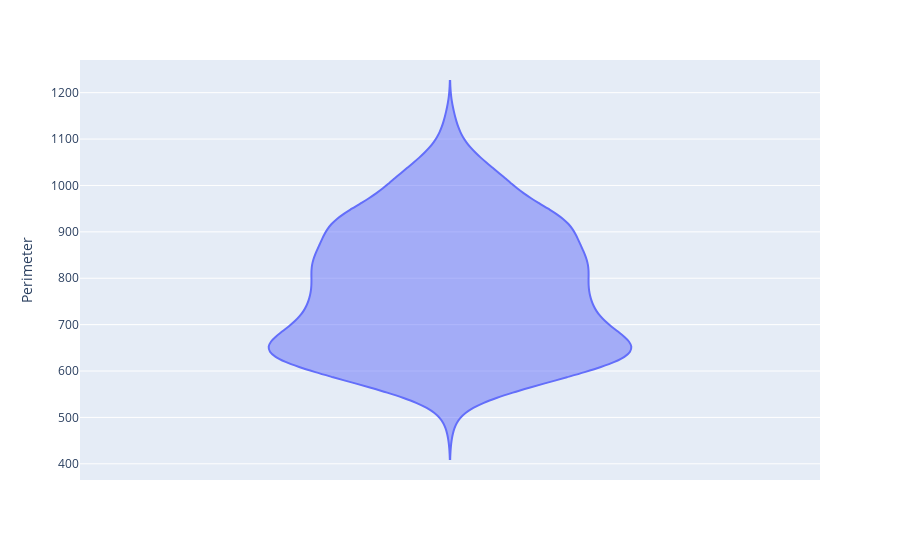

The cell this chart's notebook holds for it:
### Code cell
# gráfico de violín
fig = px.violin(data, y="Perimeter")
fig.show()

### Figure 1 — Plotly figure (JSON) as saved in the notebook; plotly's stock layout.template omitted (floating-point values rounded to 4 significant figures; data arrays with more than 128 entries replaced by an {"elided": "..."} marker saying what was removed)
{"data": [{"alignmentgroup": "True", "box": {"visible": false}, "hovertemplate": "Perimeter=%{y}<extra></extra>", "legendgroup": "", "marker": {"color": "#636efa"}, "name": "", "offsetgroup": "", "orientation": "v", "scalegroup": "True", "showlegend": false, "type": "violin", "x0": " ", "xaxis": "x", "y": {"elided": "1656 float values"}, "y0": " ", "yaxis": "y"}], "layout": {"legend": {"tracegroupgap": 0}, "margin": {"t": 60}, "violinmode": "group", "xaxis": {"anchor": "y", "domain": [0, 1]}, "yaxis": {"anchor": "x", "domain": [0, 1], "title": {"text": "Perimeter"}}}}
